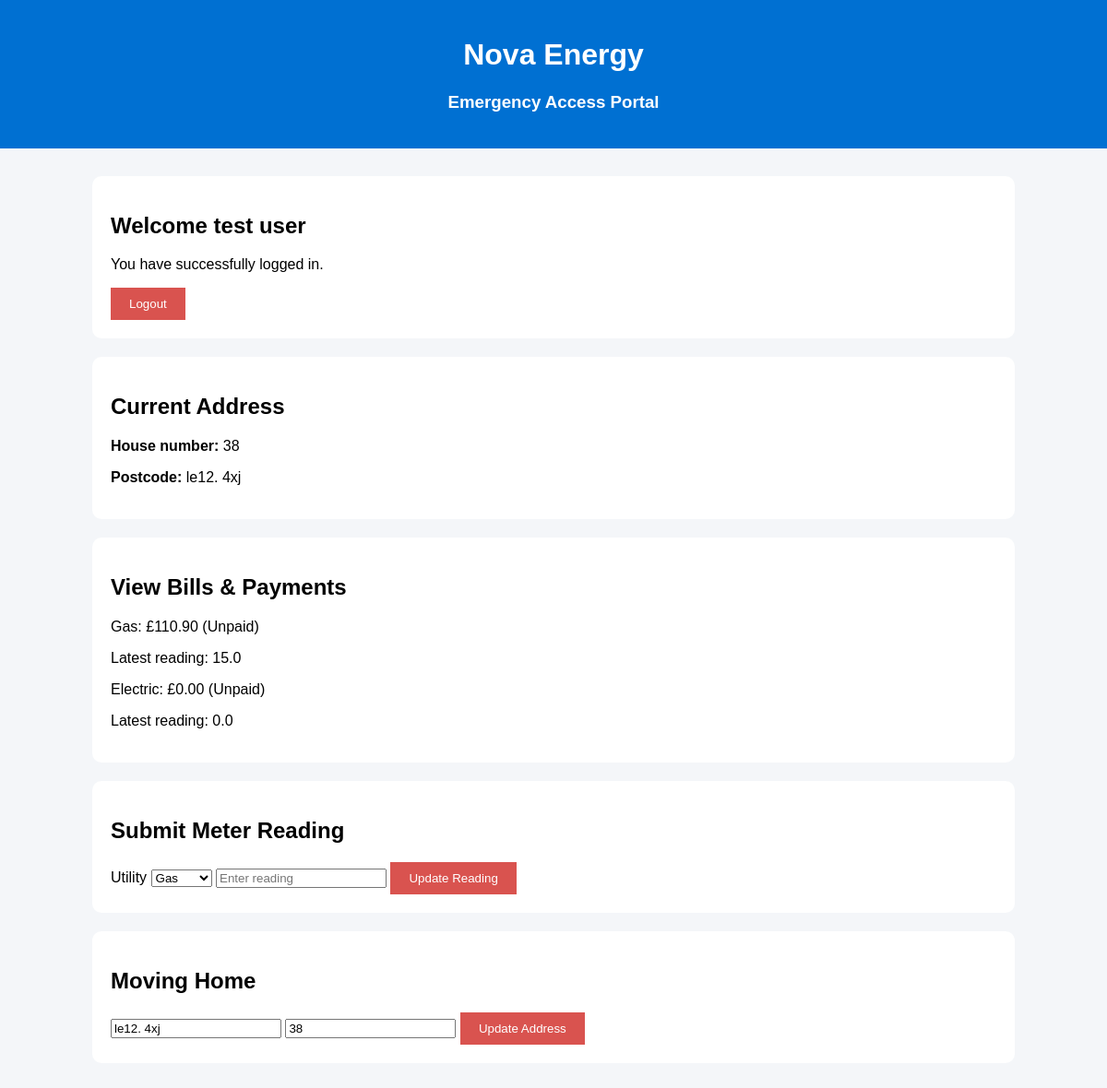
/dashboard (signed in), run on the app's committed database.
### tables this page shows
CREATE TABLE "house" (
	"house_id"	INTEGER,
	"customer_id"	INTEGER,
	"postcode"	TEXT NOT NULL,
	"move_date"	TEXT,
	"is_moving"	TEXT, house_number TEXT NOT NULL DEFAULT '',
	PRIMARY KEY("house_id" AUTOINCREMENT)
);

CREATE TABLE "bills" (
	"bills_id"	INTEGER,
	"house_id"	INTEGER NOT NULL,
	"utility_type"	TEXT NOT NULL,
	"amount_due"	REAL NOT NULL,
	"due_date"	TEXT NOT NULL,
	"payment_status"	TEXT NOT NULL,
	"latest_reading"	REAL,
	PRIMARY KEY("bills_id" AUTOINCREMENT)
);

### app.py (the view)
@app.route("/dashboard")
def dashboard():
    if not session.get("logged_in"):
        return redirect("/")
    connection = get_db()
    house = connection.execute(
        "SELECT * FROM house WHERE customer_id = ?",
        (session["customer_id"],),
    ).fetchone()
    bills = []
    if house:
        bills = connection.execute(
            "SELECT * FROM bills WHERE house_id = ?",
            (house["house_id"],),
        ).fetchall()
    connection.close()
    return render_template(
        "dashboard.html",
        customer_name=session["customer_name"],
        house=house,
        bills=bills,
    )

### app.py (called while the page is built)
def get_db():
    connection = sqlite3.connect(DATABASE)
    connection.row_factory = sqlite3.Row
    return connection

### templates/dashboard.html (shortened to what this page needs)
<!DOCTYPE html>
<html>
<head>
</head>
<body>
<div class="header">
    <h1>Nova Energy</h1>
    <h3>Emergency Access Portal</h3>
</div>
<div class="container">
    <div class="card">
        <h2>Welcome {{ customer_name }}</h2>
        <p>You have successfully logged in.</p>
        <a href="/logout">
            <button type="button">Logout</button>
        </a>
    </div>
    <div class="card">
        <h2>Current Address</h2>
        {% if house %}
            <p><strong>House number:</strong> {{ house["house_number"] or "Not provided" }}</p>
            <p><strong>Postcode:</strong> {{ house["postcode"] }}</p>
        {% else %}
            <p>No address is linked to this account.</p>
        {% endif %}
    </div>
    <div class="card">
        <h2>View Bills & Payments</h2>
        {% for bill in bills %}
            <p>{{ bill["utility_type"]|title }}: £{{ "%.2f"|format(bill["amount_due"]) }} ({{ bill["payment_status"]|title }})</p>
            <p>Latest reading: {{ bill["latest_reading"] }}</p>
        {% else %}
            <p>No bills found.</p>
        {% endfor %}
    </div>
    <div class="card">
        <h2>Submit Meter Reading</h2>
        <form action="/submit-reading" method="POST">
            <label for="utility_type">Utility</label>
            <select id="utility_type" name="utility_type" required>
                <option value="gas">Gas</option>
            </select>
            <input type="number" step="0.1" name="reading" placeholder="Enter reading" required>
            <button type="submit">Update Reading</button>
        </form>
    </div>
    <div class="card">
        <h2>Moving Home</h2>
        <form action="/update-address" method="POST">
            <input type="text" name="postcode" placeholder="New postcode" value="{{ house['postcode'] if house else '' }}" required>
            <input type="text" name="house_number" placeholder="House number" value="{{ house['house_number'] if house else '' }}" required>
            <button type="submit">Update Address</button>
        </form>
    </div>
</div>
</body>
</html>

### templates/dashboard.html (style rules this page uses)
body { font-family:Arial,sans-serif; background:#f4f6f9; margin:0; }
.header { background:#0070d2; color:white; text-align:center; padding:20px; }
.container { width:90%; max-width:1000px; margin:30px auto; }
.card { background:white; padding:20px; margin-bottom:20px; border-radius:10px; }
button { background:#d9534f; color:white; border:none; padding:10px 20px; cursor:pointer; }

### data on the page
house: house_number "38", postcode "le12. 4xj"
bills: utility_type "Gas", amount_due "110.90", payment_status "Unpaid", latest_reading "15.0"
bills: utility_type "Electric", amount_due "0.00", payment_status "Unpaid", latest_reading "0.0"

### other printed values
{{ customer_name }} "test user"
